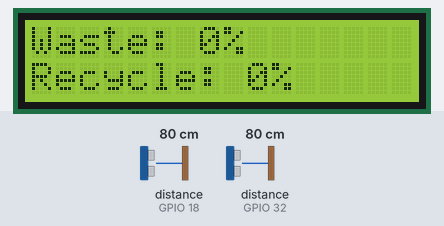
A sketch run on a simulated ESP32. On the bench: 16×2 character LCD. The inputs (shaded band) are chosen by the test bench; at power-on: distance to the obstacle (sensors on GPIO 18, GPIO 32) 80 cm. The echo pulse lasts 58.3 µs per cm; what the sketch prints to the serial monitor is not drawn.

Above: at 5.6 s.
5.7 s: distance to the obstacle (sensor on GPIO 18) set to 2 cm
At 10.7 s:
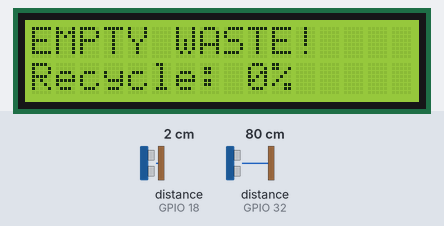
13.1 s: distance to the obstacle (sensor on GPIO 32) set to 2 cm
At 15.6 s:
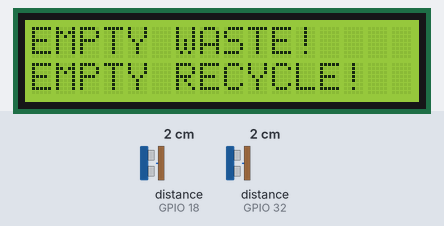
20.5 s: distance to the obstacle (sensor on GPIO 18) set to 18 cm
At 25.6 s:
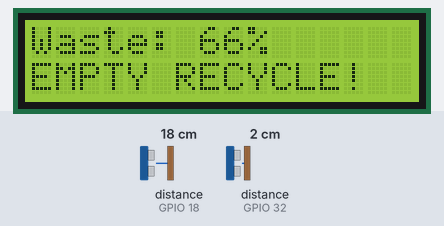
27.9 s: distance to the obstacle (sensor on GPIO 32) set to 18 cm
At 30.6 s:
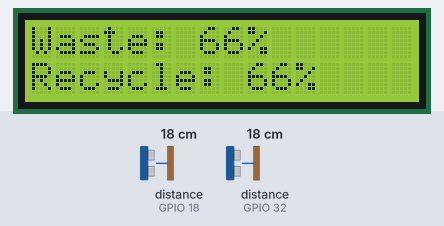
35.3 s: distance to the obstacle (sensor on GPIO 18) set to 4 cm
At 40.6 s:
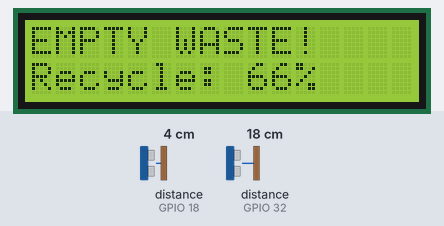
42.7 s: distance to the obstacle (sensor on GPIO 32) set to 35 cm
At 45.7 s:
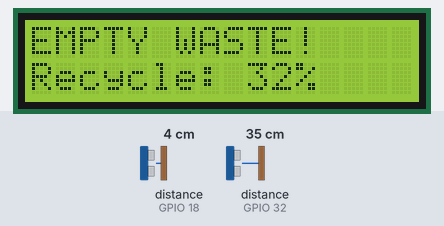
Timing chart, 0 to 47.2 s (numbered marks = the images above; inputs shaded):
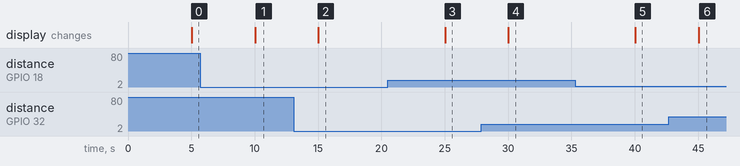

The sketch:

ultrasonic_sensor.ino
```cpp
#include <Wire.h>
#include <LiquidCrystal_I2C.h>

// Pins
const int trigPinWaste = 5;
const int echoPinWaste = 18;

const int trigPinRecycle = 23;
const int echoPinRecycle = 32;

// Trash can height in cm
const long trashCanHeight = 50;

// Timing
unsigned long previousSensorMillis = 0;
const long sensorInterval = 5000; // read sensors every 5 sec
unsigned long previousLCDMillis = 0;
const long lcdInterval = 5000;    // update LCD every 5 sec

// LCD
LiquidCrystal_I2C lcd(0x27, 16, 2); // I2C address

// Fill levels
int fillWaste = 0;
int fillRecycle = 0;

void setup() {
  Serial.begin(115200);

  // Ultrasonic sensor pins
  pinMode(trigPinWaste, OUTPUT);
  pinMode(echoPinWaste, INPUT);
  pinMode(trigPinRecycle, OUTPUT);
  pinMode(echoPinRecycle, INPUT);

  // Initialize I2C and LCD
  Wire.begin(21, 22); // SDA, SCL
  lcd.init();
  lcd.backlight();
  lcd.clear();
  lcd.setCursor(0,0);
  lcd.print("Trash Monitor");
}

void loop() {
  unsigned long currentMillis = millis();

  // --- Read sensors every 5 sec ---
  if(currentMillis - previousSensorMillis >= sensorInterval){
    previousSensorMillis = currentMillis;

    // --- Waste sensor ---
    fillWaste = readUltrasonic(trigPinWaste, echoPinWaste);
    Serial.print("Waste Fill: "); Serial.print(fillWaste); Serial.println("%");

    // --- Recycle sensor ---
    fillRecycle = readUltrasonic(trigPinRecycle, echoPinRecycle);
    Serial.print("Recycle Fill: "); Serial.print(fillRecycle); Serial.println("%");
  }

  // --- Update LCD every 1 sec ---
  if(currentMillis - previousLCDMillis >= lcdInterval){
    previousLCDMillis = currentMillis;

    lcd.clear();

    // Top row: Waste
    lcd.setCursor(0,0);
    if(fillWaste >= 80){
      lcd.print("EMPTY WASTE!");
    } else {
      lcd.print("Waste: ");
      lcd.print(fillWaste);
      lcd.print("%");
    }

    // Bottom row: Recycle
    lcd.setCursor(0,1);
    if(fillRecycle >= 80){
      lcd.print("EMPTY RECYCLE!");
    } else {
      lcd.print("Recycle: ");
      lcd.print(fillRecycle);
      lcd.print("%");
    }
  }
}

// Function to read a sensor and convert to fill percentage
int readUltrasonic(int trigPin, int echoPin){
  // Trigger pulse
  digitalWrite(trigPin, LOW);
  delayMicroseconds(2);
  digitalWrite(trigPin, HIGH);
  delayMicroseconds(10);
  digitalWrite(trigPin, LOW);

  // Read echo
  long duration = pulseIn(echoPin, HIGH, 38000);

  // Calculate distance
  long distance = duration * 0.034 / 2;

  if(distance > trashCanHeight || distance == 0) distance = trashCanHeight;

  // Convert to fill %
  int fillLevel = map(distance, 0, trashCanHeight, 100, 0);
  return constrain(fillLevel, 0, 100);
}
```

Measured:
- after the input at 5.7 s, the display: changes after 4.3 s (image 1)
- after the input at 13.1 s, the display: changes after 1.9 s (image 2)
- after the input at 20.5 s, the display: changes after 4.5 s (image 3)
- after the input at 27.9 s, the display: changes after 2.1 s (image 4)
- after the input at 35.3 s, the display: changes after 4.7 s (image 5)
- after the input at 42.7 s, the display: changes after 2.3 s (image 6)
